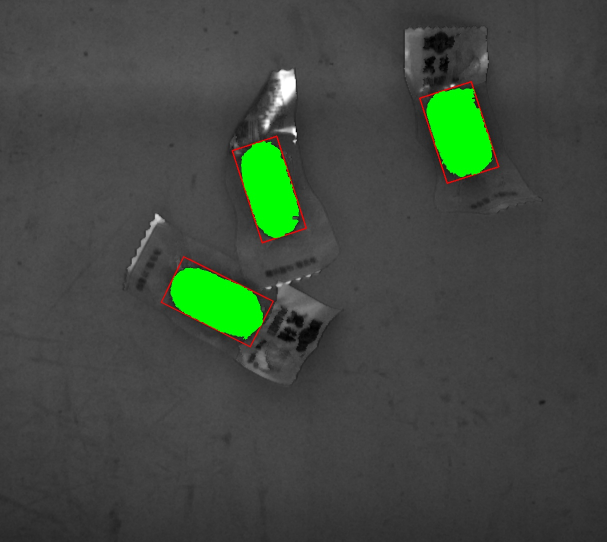
#> input picture roi_result.jpg, 1214 x 1084 px (shown at 1/2 size)
$ python Channel_extraction.py
#> lines starting #> are read from the running program, lines starting #| are printed output that depends on the picture; after the words box and inside, x2 and y2 are one past the last pixel; in counts of white or black regions, pixels touching at a corner belong together
import cv2
import numpy as np

# 读取图像并转为灰度图
img = cv2.imread("roi_result.jpg")
#> img is the input picture: shape (1084, 1214, 3); mean B, G, R 62.7, 72, 63.4
gray = cv2.cvtColor(img, cv2.COLOR_BGR2GRAY)
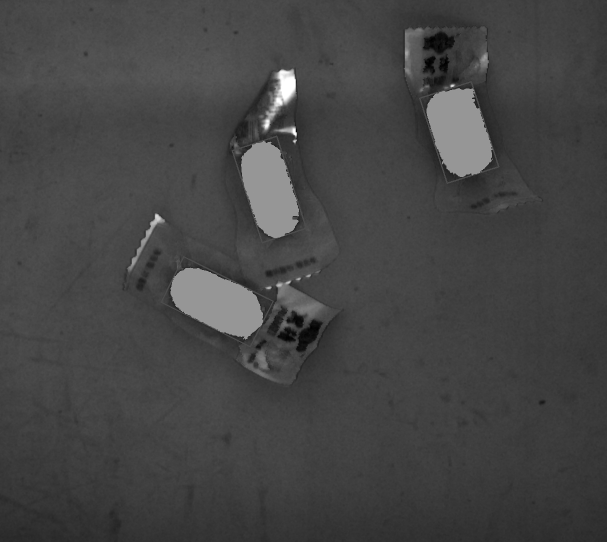
#> gray: shape (1084, 1214) (shown at 1/2 size); min 0, max 255, mean 68.4

# 定义像素阈值（0-33灰度范围）
low_thresh = 0
high_thresh = 33

# 生成初始掩膜
mask = cv2.inRange(gray, low_thresh, high_thresh)
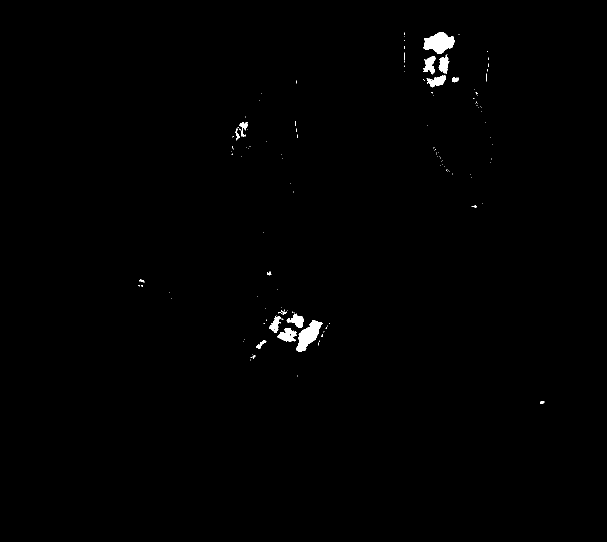
#> mask: shape (1084, 1214) (shown at 1/2 size); 0.56% white; 142 white regions (124 under 20 px)

# 寻找连通区域
contours, _ = cv2.findContours(mask, cv2.RETR_EXTERNAL, cv2.CHAIN_APPROX_SIMPLE)
#> contours = 142 contours, 127 with area under 20; largest, box (x1, y1, x2, y2) and area: (846, 64, 910, 108) 1650, (592, 640, 645, 704) 1510, (554, 656, 593, 684) 590, (846, 112, 872, 149) 484, (853, 151, 892, 175) 450

# 面积阈值设置
min_area = 3000  # 最小保留面积

# 创建过滤后的掩膜
filtered_mask = np.zeros_like(mask)

for cnt in contours:
    area = cv2.contourArea(cnt)
    if area >= min_area:
        # 绘制到过滤掩膜
        cv2.drawContours(filtered_mask, [cnt], -1, 255, -1)

        # 计算最小外接矩形
        rect = cv2.minAreaRect(cnt)
        box = cv2.boxPoints(rect)  # 获取矩形顶点
        box = np.int0(box)  # 坐标转换为整数

        # 在原图上绘制红色矩形框
        cv2.drawContours(img, [box], 0, (0, 0, 255), 2)  # 红色，线宽2像素
#> this loop made 142 passes
#> area on passes 1, 10, 15, 20, 23, 25, 40, 41: 23.5, 94.5, 589.5, 1509.5, 337, 445, 26, 33
#> filtered_mask: shape (1084, 1214); every value is 0

# 将符合要求的区域填充为绿色
img[filtered_mask == 255] = [0, 255, 0]

# 显示并保存结果
cv2.imshow('Result with Bounding Boxes', img)
cv2.waitKey(0)
cv2.destroyAllWindows()
cv2.imwrite('result_with_boxes.jpg', img)
